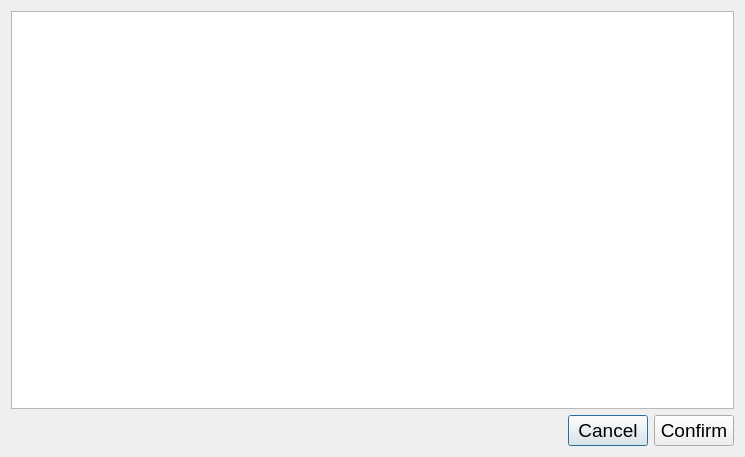
<?xml version="1.0" encoding="UTF-8"?>
<ui version="4.0">
 <class>SelectIdDialog</class>
 <widget class="QDialog" name="SelectIdDialog">
  <property name="windowModality">
   <enum>Qt::ApplicationModal</enum>
  </property>
  <property name="geometry">
   <rect>
    <x>0</x>
    <y>0</y>
    <width>745</width>
    <height>457</height>
   </rect>
  </property>
  <property name="windowTitle">
   <string>Select record</string>
  </property>
  <layout class="QVBoxLayout" name="verticalLayout">
   <item>
    <widget class="QTableView" name="tvData">
     <property name="font">
      <font>
       <pointsize>14</pointsize>
      </font>
     </property>
     <property name="editTriggers">
      <set>QAbstractItemView::NoEditTriggers</set>
     </property>
     <property name="selectionMode">
      <enum>QAbstractItemView::SingleSelection</enum>
     </property>
     <property name="selectionBehavior">
      <enum>QAbstractItemView::SelectRows</enum>
     </property>
    </widget>
   </item>
   <item>
    <layout class="QHBoxLayout" name="hl_buttons">
     <item>
      <spacer name="hls_buttons">
       <property name="orientation">
        <enum>Qt::Horizontal</enum>
       </property>
       <property name="sizeHint" stdset="0">
        <size>
         <width>40</width>
         <height>20</height>
        </size>
       </property>
      </spacer>
     </item>
     <item>
      <widget class="QPushButton" name="bCancel">
       <property name="font">
        <font>
         <pointsize>14</pointsize>
        </font>
       </property>
       <property name="text">
        <string>Cancel</string>
       </property>
      </widget>
     </item>
     <item>
      <widget class="QPushButton" name="bConfirm">
       <property name="font">
        <font>
         <pointsize>14</pointsize>
        </font>
       </property>
       <property name="text">
        <string>Confirm</string>
       </property>
      </widget>
     </item>
    </layout>
   </item>
  </layout>
 </widget>
 <resources/>
 <connections/>
</ui>
